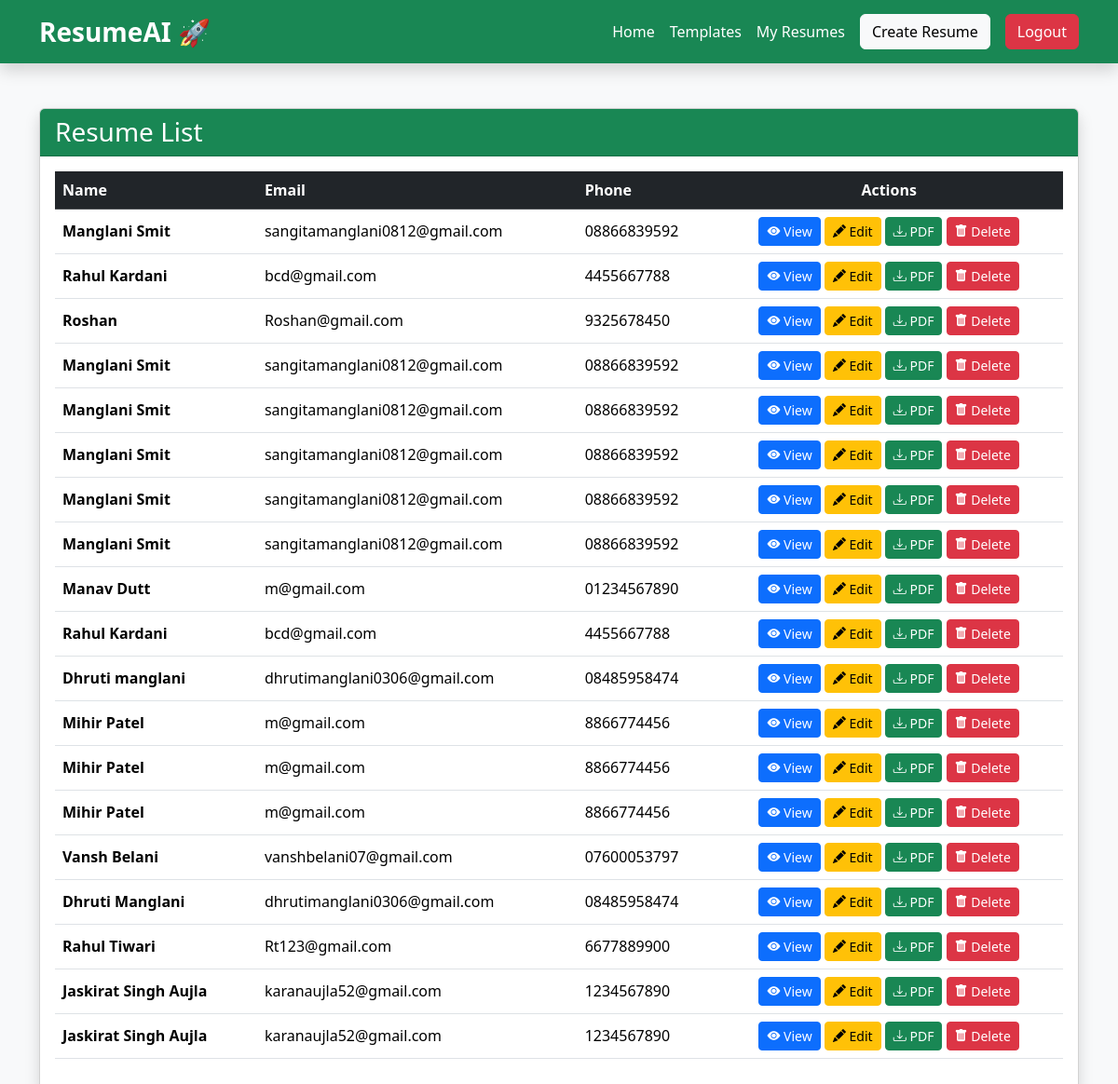
Page /resumelist (signed in) on the earlier database version.
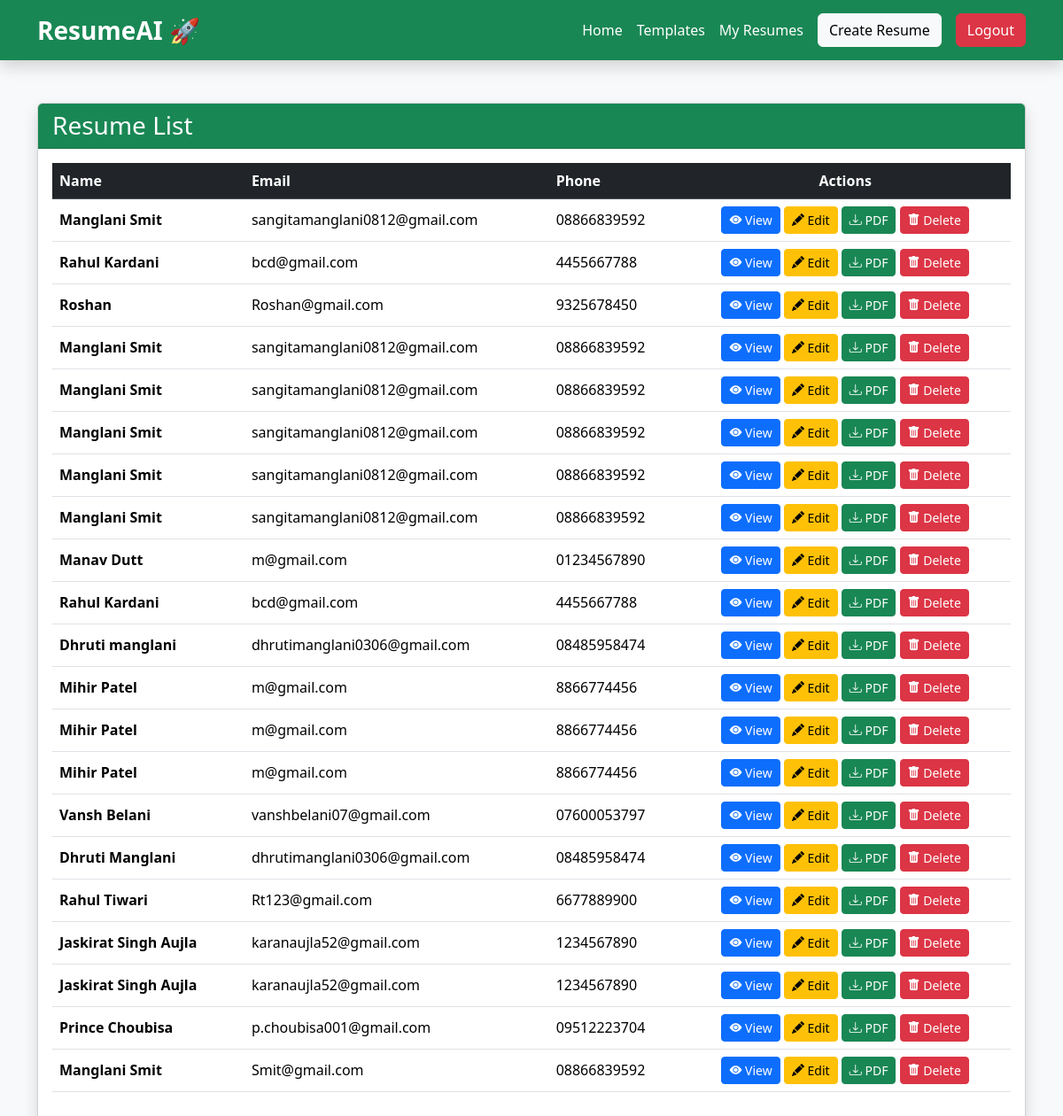
Same page on the later database version.
### resume/models.py (models this page shows, shortened)
class Resume(models.Model):
    name = models.CharField(max_length=100)
    email = models.EmailField()
    phone = models.CharField(max_length=15)
    skills = models.TextField()
    education = models.TextField()
    created_at = models.DateTimeField(auto_now_add=True)
    summary = models.TextField(blank=True)
    template_id = models.IntegerField(default=1)
    projects = models.TextField(blank=True)
    experience = models.TextField(blank=True)
    certifications = models.TextField(blank=True)
    achievements = models.TextField(blank=True)
    objective = models.TextField(blank=True)

### resume/views.py (the view)
# urls.py: path("resumelist",views.resumelist, name="resumelist"),
def resumelist(request):
    if "log_id" not in request.session:
        messages.error(request, "Please login first")
        return redirect("/login")
    resumes =  Resume.objects.all()
    return render(request, "resumelist.html", {"resumes":resumes})

### resume/templates/resumelist.html (shortened to what this page needs)
<!DOCTYPE html>
<html>
<head>
<link href="https://cdn.jsdelivr.net/npm/bootstrap@5.3.7/dist/css/bootstrap.min.css" rel="stylesheet">
<link href="https://cdn.jsdelivr.net/npm/bootstrap-icons@1.11.3/font/bootstrap-icons.min.css" rel="stylesheet">
</head>
<body class="bg-light">
{% include 'nav.html' %}
<div class="container mt-5">
<div class="card shadow">
<div class="card-header bg-success text-white">
<h3 class="mb-0">
Resume List
</h3>
</div>
<div class="card-body">
<table class="table table-hover align-middle">
<thead class="table-dark">
<tr>
<th>Name</th>
<th>Email</th>
<th>Phone</th>
<th class="text-center">Actions</th>
</tr>
</thead>
<tbody>
{% for resume in resumes %}
<tr>
<td>
<strong>{{ resume.name }}</strong>
</td>
<td>
{{ resume.email }}
</td>
<td>
{{ resume.phone }}
</td>
<td class="text-center">
<a href="/resumedetail/{{resume.id}}"
class="btn btn-primary btn-sm">
<i class="bi bi-eye-fill"></i>
View
</a>
<a href="/editresume/{{resume.id}}"
class="btn btn-warning btn-sm">
<i class="bi bi-pencil-fill"></i>
Edit
</a>
<a href="/resume_pdf/{{resume.id}}"
class="btn btn-success btn-sm">
<i class="bi bi-download"></i>
PDF
</a>
<a href="/deleteresume/{{resume.id}}"
class="btn btn-danger btn-sm"
onclick="return confirm('Delete this resume?')">
<i class="bi bi-trash-fill"></i>
Delete
</a>
</td>
</tr>
{% empty %}
<tr>
<td colspan="4" class="text-center text-muted">
No Resume Found
</td>
</tr>
{% endfor %}
</tbody>
</table>
</div>
</div>
</div>
</body>
</html>

### resume/templates/nav.html (shortened to what this page needs)
<nav class="navbar navbar-expand-lg navbar-dark bg-success shadow">
<div class="container">
<a class="navbar-brand fw-bold fs-3"
   href="{% if request.session.log_id %}/welcome{% else %}/{% endif %}">
    ResumeAI 🚀
</a>
<div class="d-flex align-items-center gap-3">
{% if request.session.log_id %}
    <a href="/welcome" class="text-white text-decoration-none">Home</a>
    <a href="/templates" class="text-white text-decoration-none">Templates</a>
    <a href="/resumelist" class="text-white text-decoration-none">My Resumes</a>
    <a href="/resume" class="btn btn-light">Create Resume</a>
    <a href="/logout" class="btn btn-danger">Logout</a>
{% endif %}
</div>
</div>
</nav>

Differences in the rows shown:
added Resume: name "Prince Choubisa", email "p.choubisa001@gmail.com", phone "09512223704"
added Resume: name "Manglani Smit", email "Smit@gmail.com", phone "08866839592"
